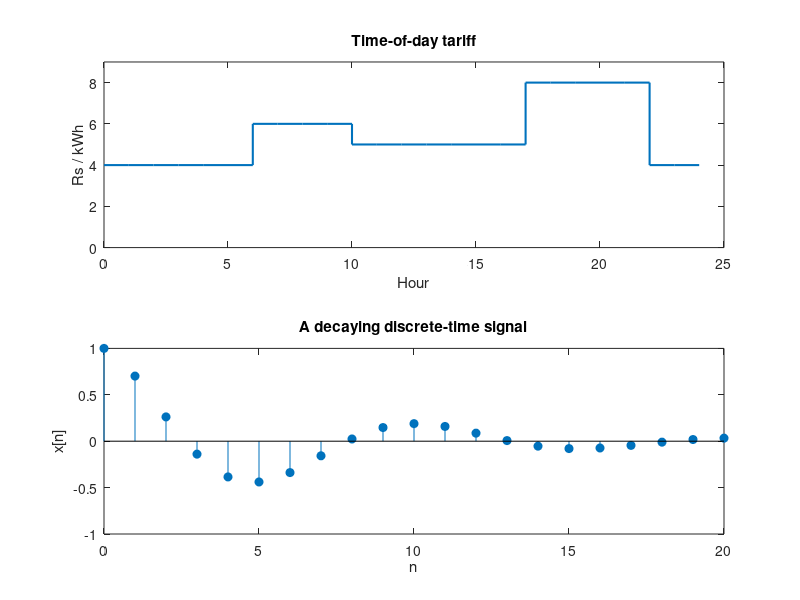

MATLAB code to generate this figure:
% Day 037 · Plots with Special Graphics: bar, stairs, stem, pie, area — stairs and stem for discrete signals
% Run: open this file in MATLAB and press Run (or type example_2 in the Command Window)

hours = 0:24;
tariff = [4*ones(1, 6) 6*ones(1, 4) 5*ones(1, 7) 8*ones(1, 5) 4*ones(1, 3)];
subplot(2, 1, 1)
stairs(hours, tariff, 'LineWidth', 1.5)
ylim([0 9]); xlabel('Hour'); ylabel('Rs / kWh'); title('Time-of-day tariff')
n = 0:20;
x = 0.85.^n .* cos(0.6*n);
subplot(2, 1, 2)
stem(n, x, 'filled')
xlabel('n'); ylabel('x[n]'); title('A decaying discrete-time signal')
